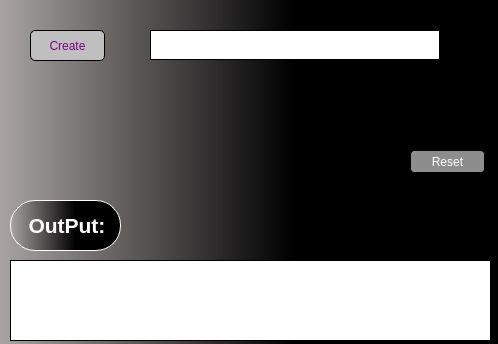
<?xml version="1.0" encoding="UTF-8"?>
<ui version="4.0">
 <class>Form</class>
 <widget class="QWidget" name="Form">
  <property name="geometry">
   <rect>
    <x>0</x>
    <y>0</y>
    <width>498</width>
    <height>344</height>
   </rect>
  </property>
  <property name="windowTitle">
   <string>Form</string>
  </property>
  <property name="styleSheet">
   <string notr="true">background:qlineargradient(spread:pad, x1:0.59, y1:1, x2:0, y2:1, stop:0 rgba(0, 0, 0, 255), stop:1 rgba(169, 163, 163, 255));

</string>
  </property>
  <widget class="QPushButton" name="create">
   <property name="geometry">
    <rect>
     <x>30</x>
     <y>30</y>
     <width>75</width>
     <height>31</height>
    </rect>
   </property>
   <property name="styleSheet">
    <string notr="true">border:1px solid #000;border-radius:5px;color:purple;background-color:rgb(191, 191, 191);

</string>
   </property>
   <property name="text">
    <string>Create</string>
   </property>
  </widget>
  <widget class="QTextEdit" name="get_value">
   <property name="geometry">
    <rect>
     <x>150</x>
     <y>30</y>
     <width>290</width>
     <height>30</height>
    </rect>
   </property>
   <property name="styleSheet">
    <string notr="true">border:1px solid;background-color:#fff;</string>
   </property>
   <property name="html">
    <string>&lt;!DOCTYPE HTML PUBLIC &quot;-//W3C//DTD HTML 4.0//EN&quot; &quot;http://www.w3.org/TR/REC-html40/strict.dtd&quot;&gt;
&lt;html&gt;&lt;head&gt;&lt;meta name=&quot;qrichtext&quot; content=&quot;1&quot; /&gt;&lt;style type=&quot;text/css&quot;&gt;
p, li { white-space: pre-wrap; }
&lt;/style&gt;&lt;/head&gt;&lt;body style=&quot; font-family:'MS Shell Dlg 2'; font-size:8.25pt; font-weight:400; font-style:normal;&quot;&gt;
&lt;p style=&quot;-qt-paragraph-type:empty; margin-top:0px; margin-bottom:0px; margin-left:0px; margin-right:0px; -qt-block-indent:0; text-indent:0px;&quot;&gt;&lt;br /&gt;&lt;/p&gt;&lt;/body&gt;&lt;/html&gt;</string>
   </property>
  </widget>
  <widget class="QLabel" name="Label_output">
   <property name="geometry">
    <rect>
     <x>10</x>
     <y>200</y>
     <width>111</width>
     <height>51</height>
    </rect>
   </property>
   <property name="styleSheet">
    <string notr="true">color:#fff;border-radius:25px;border:1px solid white;

</string>
   </property>
   <property name="text">
    <string>&lt;html&gt;&lt;head/&gt;&lt;body&gt;&lt;p align=&quot;center&quot;&gt;&lt;span style=&quot; font-size:16pt; font-weight:600;&quot;&gt;OutPut:&lt;/span&gt;&lt;/p&gt;&lt;/body&gt;&lt;/html&gt;</string>
   </property>
  </widget>
  <widget class="QTextBrowser" name="OutPut">
   <property name="geometry">
    <rect>
     <x>10</x>
     <y>260</y>
     <width>481</width>
     <height>81</height>
    </rect>
   </property>
   <property name="styleSheet">
    <string notr="true">background-color:#fff;border:1px solid #000</string>
   </property>
   <property name="html">
    <string>&lt;!DOCTYPE HTML PUBLIC &quot;-//W3C//DTD HTML 4.0//EN&quot; &quot;http://www.w3.org/TR/REC-html40/strict.dtd&quot;&gt;
&lt;html&gt;&lt;head&gt;&lt;meta name=&quot;qrichtext&quot; content=&quot;1&quot; /&gt;&lt;style type=&quot;text/css&quot;&gt;
p, li { white-space: pre-wrap; }
&lt;/style&gt;&lt;/head&gt;&lt;body style=&quot; font-family:'MS Shell Dlg 2'; font-size:8.25pt; font-weight:400; font-style:normal;&quot;&gt;
&lt;p style=&quot;-qt-paragraph-type:empty; margin-top:0px; margin-bottom:0px; margin-left:0px; margin-right:0px; -qt-block-indent:0; text-indent:0px;&quot;&gt;&lt;br /&gt;&lt;/p&gt;&lt;/body&gt;&lt;/html&gt;</string>
   </property>
  </widget>
  <widget class="QPushButton" name="Reset">
   <property name="geometry">
    <rect>
     <x>410</x>
     <y>150</y>
     <width>75</width>
     <height>23</height>
    </rect>
   </property>
   <property name="styleSheet">
    <string notr="true">background-color:rgb(141, 141, 141);border:1px solid #000;border-radius:4px;
color:white;
</string>
   </property>
   <property name="text">
    <string>Reset</string>
   </property>
  </widget>
 </widget>
 <resources/>
 <connections>
  <connection>
   <sender>create</sender>
   <signal>clicked()</signal>
   <receiver>get_value</receiver>
   <slot>selectAll()</slot>
   <hints>
    <hint type="sourcelabel">
     <x>67</x>
     <y>45</y>
    </hint>
    <hint type="destinationlabel">
     <x>294</x>
     <y>44</y>
    </hint>
   </hints>
  </connection>
  <connection>
   <sender>create</sender>
   <signal>clicked()</signal>
   <receiver>OutPut</receiver>
   <slot>update()</slot>
   <hints>
    <hint type="sourcelabel">
     <x>67</x>
     <y>45</y>
    </hint>
    <hint type="destinationlabel">
     <x>250</x>
     <y>300</y>
    </hint>
   </hints>
  </connection>
 </connections>
</ui>
